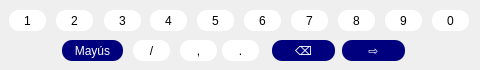
<?xml version="1.0" encoding="UTF-8"?>
<ui version="4.0">
 <class>Form</class>
 <widget class="QWidget" name="Form">
  <property name="geometry">
   <rect>
    <x>0</x>
    <y>0</y>
    <width>480</width>
    <height>70</height>
   </rect>
  </property>
  <property name="cursor">
   <cursorShape>ArrowCursor</cursorShape>
  </property>
  <property name="windowTitle">
   <string>Form</string>
  </property>
  <widget class="QPushButton" name="btn10">
   <property name="geometry">
    <rect>
     <x>432</x>
     <y>10</y>
     <width>37</width>
     <height>21</height>
    </rect>
   </property>
   <property name="styleSheet">
    <string notr="true">border-radius: 10px;
background-color: rgb(255, 255, 255);
font: 11pt &quot;Poppins&quot;;
</string>
   </property>
   <property name="text">
    <string>0</string>
   </property>
  </widget>
  <widget class="QPushButton" name="btn13">
   <property name="geometry">
    <rect>
     <x>180</x>
     <y>40</y>
     <width>37</width>
     <height>21</height>
    </rect>
   </property>
   <property name="styleSheet">
    <string notr="true">border-radius: 10px;
background-color: rgb(255, 255, 255);
font: 11pt &quot;Poppins&quot;;
</string>
   </property>
   <property name="text">
    <string>,</string>
   </property>
  </widget>
  <widget class="QPushButton" name="btn3">
   <property name="geometry">
    <rect>
     <x>104</x>
     <y>10</y>
     <width>37</width>
     <height>21</height>
    </rect>
   </property>
   <property name="styleSheet">
    <string notr="true">border-radius: 10px;
background-color: rgb(255, 255, 255);
font: 11pt &quot;Poppins&quot;;
</string>
   </property>
   <property name="text">
    <string>3</string>
   </property>
  </widget>
  <widget class="QPushButton" name="btn6">
   <property name="geometry">
    <rect>
     <x>244</x>
     <y>10</y>
     <width>37</width>
     <height>21</height>
    </rect>
   </property>
   <property name="styleSheet">
    <string notr="true">border-radius: 10px;
background-color: rgb(255, 255, 255);
font: 11pt &quot;Poppins&quot;;
</string>
   </property>
   <property name="text">
    <string>6</string>
   </property>
  </widget>
  <widget class="QPushButton" name="btn15">
   <property name="geometry">
    <rect>
     <x>272</x>
     <y>40</y>
     <width>63</width>
     <height>21</height>
    </rect>
   </property>
   <property name="styleSheet">
    <string notr="true">border-radius: 10px;
background-color: #00007f;
font: 12pt &quot;Poppins&quot;;
color: rgb(255, 255, 255);
</string>
   </property>
   <property name="text">
    <string>⌫</string>
   </property>
  </widget>
  <widget class="QPushButton" name="btn2">
   <property name="geometry">
    <rect>
     <x>56</x>
     <y>10</y>
     <width>37</width>
     <height>21</height>
    </rect>
   </property>
   <property name="styleSheet">
    <string notr="true">border-radius: 10px;
background-color: rgb(255, 255, 255);
font: 11pt &quot;Poppins&quot;;
</string>
   </property>
   <property name="text">
    <string>2</string>
   </property>
  </widget>
  <widget class="QPushButton" name="btn1">
   <property name="geometry">
    <rect>
     <x>9</x>
     <y>10</y>
     <width>37</width>
     <height>21</height>
    </rect>
   </property>
   <property name="styleSheet">
    <string notr="true">border-radius: 10px;
background-color: rgb(255, 255, 255);
font: 11pt &quot;Poppins&quot;;
</string>
   </property>
   <property name="text">
    <string>1</string>
   </property>
  </widget>
  <widget class="QPushButton" name="btn9">
   <property name="geometry">
    <rect>
     <x>385</x>
     <y>10</y>
     <width>37</width>
     <height>21</height>
    </rect>
   </property>
   <property name="styleSheet">
    <string notr="true">border-radius: 10px;
background-color: rgb(255, 255, 255);
font: 11pt &quot;Poppins&quot;;
</string>
   </property>
   <property name="text">
    <string>9</string>
   </property>
  </widget>
  <widget class="QPushButton" name="btn16">
   <property name="geometry">
    <rect>
     <x>342</x>
     <y>40</y>
     <width>63</width>
     <height>21</height>
    </rect>
   </property>
   <property name="styleSheet">
    <string notr="true">border-radius: 10px;
background-color: #00007f;
font: 20pt &quot;MS Shell Dlg 2&quot;;
color: rgb(255, 255, 255);</string>
   </property>
   <property name="text">
    <string>⇨</string>
   </property>
  </widget>
  <widget class="QPushButton" name="btn7">
   <property name="geometry">
    <rect>
     <x>291</x>
     <y>10</y>
     <width>37</width>
     <height>21</height>
    </rect>
   </property>
   <property name="styleSheet">
    <string notr="true">border-radius: 10px;
background-color: rgb(255, 255, 255);
font: 11pt &quot;Poppins&quot;;
</string>
   </property>
   <property name="text">
    <string>7</string>
   </property>
  </widget>
  <widget class="QPushButton" name="btn11">
   <property name="geometry">
    <rect>
     <x>62</x>
     <y>40</y>
     <width>61</width>
     <height>21</height>
    </rect>
   </property>
   <property name="styleSheet">
    <string notr="true">border-radius: 10px;
background-color: #00007f;
font: 11pt &quot;Poppins&quot;;
color: rgb(255, 255, 255);</string>
   </property>
   <property name="text">
    <string>Mayús</string>
   </property>
  </widget>
  <widget class="QPushButton" name="btn12">
   <property name="geometry">
    <rect>
     <x>133</x>
     <y>40</y>
     <width>37</width>
     <height>21</height>
    </rect>
   </property>
   <property name="styleSheet">
    <string notr="true">border-radius: 10px;
background-color: rgb(255, 255, 255);
font: 11pt &quot;Poppins&quot;;
</string>
   </property>
   <property name="text">
    <string>/</string>
   </property>
  </widget>
  <widget class="QPushButton" name="btn14">
   <property name="geometry">
    <rect>
     <x>222</x>
     <y>40</y>
     <width>37</width>
     <height>21</height>
    </rect>
   </property>
   <property name="styleSheet">
    <string notr="true">border-radius: 10px;
background-color: rgb(255, 255, 255);
font: 11pt &quot;Poppins&quot;;
</string>
   </property>
   <property name="text">
    <string>.</string>
   </property>
  </widget>
  <widget class="QPushButton" name="btn5">
   <property name="geometry">
    <rect>
     <x>197</x>
     <y>10</y>
     <width>37</width>
     <height>21</height>
    </rect>
   </property>
   <property name="styleSheet">
    <string notr="true">border-radius: 10px;
background-color: rgb(255, 255, 255);
font: 11pt &quot;Poppins&quot;;
</string>
   </property>
   <property name="text">
    <string>5</string>
   </property>
  </widget>
  <widget class="QPushButton" name="btn8">
   <property name="geometry">
    <rect>
     <x>338</x>
     <y>10</y>
     <width>37</width>
     <height>21</height>
    </rect>
   </property>
   <property name="styleSheet">
    <string notr="true">border-radius: 10px;
background-color: rgb(255, 255, 255);
font: 11pt &quot;Poppins&quot;;
</string>
   </property>
   <property name="text">
    <string>8</string>
   </property>
  </widget>
  <widget class="QPushButton" name="btn4">
   <property name="geometry">
    <rect>
     <x>150</x>
     <y>10</y>
     <width>37</width>
     <height>21</height>
    </rect>
   </property>
   <property name="styleSheet">
    <string notr="true">border-radius: 10px;
background-color: rgb(255, 255, 255);
font: 11pt &quot;Poppins&quot;;
</string>
   </property>
   <property name="text">
    <string>4</string>
   </property>
  </widget>
 </widget>
 <resources/>
 <connections/>
</ui>
